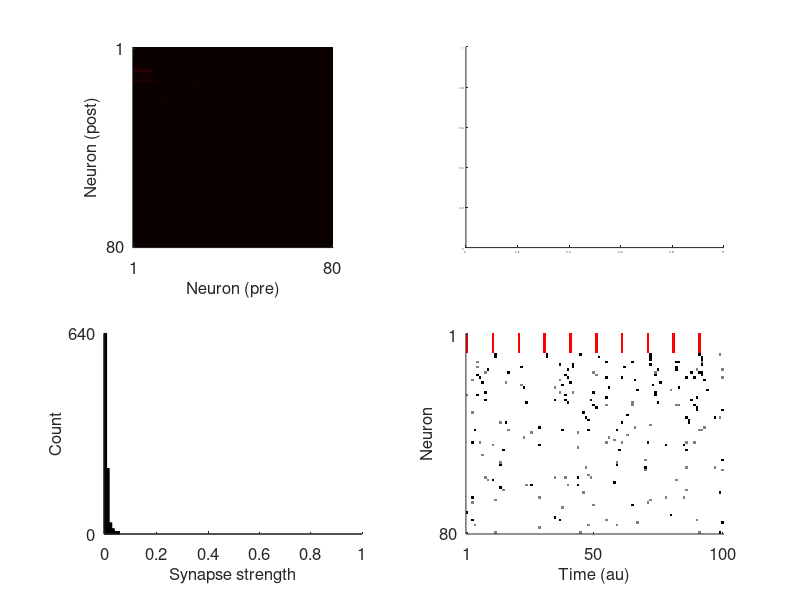

The MATLAB script that drew this image: (Note: this script raises an error after producing the figure.)
%% syllable differentiation model
% Hannah Payne 8/2013 with Michale Fee, Emily Mackevici
% Based on model of Fiete et al. 2010.
% Modified in order to:
% 1. Allow wide chains to form organically from a single "initiator"
%    external input
% 2. Implement splitting of wide chains by separating external inputs, and
%    increasing lateral or feedforward inhibition
%
% ======Example usage=======
% Step 1: Form sequence
% w0 = sim_seq;
%
% Step 2: Differentiate into 2 chains using lateral inhibition ('gamma',.7)
% w1 = sim_seq('w',w0,'split',1,'m',4,'gamma',.7);
%
% Or increase feedforward inhibition: 'beta', .1
% Or increase time constant of adaptation: 'tau', 4
%
% =====
% Modified 11/14/14 to different between m (number of wmax synapses
% allowed) and k (each external input targets k neurons)

function [wsort, xdyncleansort, groupings, p] = simSplit(varargin)
p = inputParser;
addParamValue(p,'n',80);            % n neurons
addParamValue(p,'m',8);             % desired number of synapses per neuron (wmax = Wmax/m)
addParamValue(p,'k',8);             % Target chain width - each external input tagets k neurons
addParamValue(p,'alpha',50);        % strength of neural adaptation
addParamValue(p,'tau',4);           % time-constant of neural adaptation (only used if alpha is not 0)
addParamValue(p,'beta',0.01);      % global inhibition strength
addParamValue(p,'eta',0.01);        % learning rate parameter
addParamValue(p,'epsilon',.2);      % relative strength of heterosynaptic LTD
addParamValue(p,'wmax',1);          % single synapse hard bound
addParamValue(p,'pin',.01);           % probability of external stimulation of at least one neuron at any time
addParamValue(p,'w',[]);            % Initial weight matrix (random if blank)
addParamValue(p,'split',0);         % Split up inputs into two groups
addParamValue(p,'gamma',0);         % for splitting, if gamma=1 then neurons will only fire if they are activated more than average compared to other active neurons. 0 = normal rule
addParamValue(p,'inhscaling',10);    % Scale strength of inhibition with strength of excitatory inputs - avoids spurious chain activation
addParamValue(p,'recordvid',[]);
addParamValue(p,'seed',randi(1000));
addParamValue(p,'psuccess',1);      % Prob of a neuron firing if above thresh
addParamValue(p,'niters',2000);
addParamValue(p,'nsteps',100);      % time-steps in one "iteration" - plot generated once per iter
addParamValue(p,'trainint',10);      % Time interval between inputs
parse(p,varargin{:}); p = p.Results;

niters = p.niters; % Number of iterations total
nsteps = p.nsteps;
n = p.n;
m = p.m;
k = p.k;
wmax = p.wmax;
Wmax = wmax*m;
eta = p.eta;
trainint = p.trainint;
rng(p.seed); % Optional set seed

if isempty(p.w)
    %   w = rand(n)*2*Wmax/n; % Each row's total weight ~= Wmax
    w = zeros(n); %*** 11/20/14 More general case: start ws at 0
else
    w = p.w;
end

if ~isempty(p.recordvid)
    writerobj = VideoWriter(p.recordvid);
    open(writerobj)
end

% Set up training input
bdyn = zeros(n,nsteps);
bdyn(1:k,:) = -1;
if p.split
    bdyn(1:round(k/2),mod(1:nsteps,trainint*2) == 1) = 1;
    bdyn(round(k/2)+1:k,mod(1:nsteps,trainint*2)==trainint+1) = 1;
else
    bdyn(1:k,mod(1:nsteps,trainint)==1) = 1;
end

for iter=1:niters
    
    xdyn=zeros(n,nsteps);
    cdyn=false(n,nsteps);
    oldx = zeros(n,1);
    oldy = zeros(n,1);
    
    for i = 1:nsteps
        % Random activation
        
        c = double(rand(n,1)>=(1-p.pin)); % random activation
        c(1:k) = 0; % Don't activate training neurons
        cdyn(:,i) = c>0;
        
        % Training neuron input
        b = bdyn(:,i);
        
        % Adaptation
        y = oldy + 1/p.tau*(-oldy+oldx);
        
        % Neural activity.  beta = inh, alpha = adaptation
        %         inhscaling = 10; %10 %***
        r = max(0,w*oldx + b - p.beta*sum(oldx)/k - sum(w,2)/Wmax - p.alpha*y); %*** works
        % r = max(0,w*oldx + b - p.beta*sum(oldx)/k*(1+p.inhscaling*sum(w,2)/Wmax)- p.alpha*y);
        % temp = (sum(r)-r)/(nnz(r)-1); % Average of all the other neurons that are active
        temp = mean(r(r>0)); %*** Average of all feedforward activity
        x = r - p.gamma*temp > 0;
        
        % Random failures
        x(rand(size(x))>(p.psuccess + (1-p.psuccess)*r/Wmax)) = 0;
        
        % Absolute control over random neurons
        x(c>0)=1; %***
        
        % Absolute control over training neurons
        x(b>0)=1;
        x(b<0)=0;
        
        % STDP rule (Fiete et al 2010)
        dw = eta*(x*double(oldx)'-double(oldx)*x');
        
%         dw = eta*(w/wmax+1).*(x*double(oldx)'-double(oldx)*x');
                % This version gives advantage to already-strong weights,
                % to encourage weights going all the way to 1 (WTA)
                                
        % Hetersynaptic LTD  (Fiete et al 2010)
        dw2 = ones(n,1)*max(0, sum(w+dw,1)-Wmax);  % Weights leaving cells (pre)
        dw3 = max(0, sum(w+dw,2)-Wmax)*ones(1,n);  % Weights onto cells (post)
        
        % Update weights
        % eta = learning rate, epsilon = penalty rate. Hard bounds [0 wmax]
        dwtotal = dw-eta*p.epsilon*(dw2+dw3);
        w = min(wmax, max(0, w + dwtotal - eye(n)*10000*wmax));
        
        oldx = x;
        oldy = y;
        xdyn(:,i)=x;
    end
    
    %% For plotting: run without noise
    oldx = zeros(n,1);
    oldy = zeros(n,1);
    xdynclean = zeros(n,nsteps);
    for i = 1:nsteps
        % Adaptation
        y = oldy + 1/p.tau*(-oldy+oldx);
        % Neural activity
        
        r = max(0,w*oldx + bdyn(:,i)*k - p.beta*sum(oldx)/k - sum(w,2)/Wmax - p.alpha*y); %*** works
%         r = max(0,w*oldx + bdyn(:,i)*k - p.beta*sum(oldx)/k*(1+p.inhscaling*sum(w,2)/Wmax) - p.alpha*y); %*** works
        %         temp = (sum(r)-r)/(nnz(r)-1); % Average of all the other neurons that are active
        temp = mean(r(r>0)); %*** Average of all feedforward activity
        x = r - p.gamma*temp > 0;
        
        x(bdyn(:,i)>0) = 1;
        
        oldx = x;
        oldy = y;
        xdynclean(:,i) = x;
    end
    
    %% Sort the weight matrix based on activity for plotting
    % Preserve training neurons at the top
    [~, ind] = sortrows(xdynclean((k+1:end),:)); ind = flipud(ind);
    ind = [1:k ind'+k];

    if p.split                 % Don't rearrange W further after split
        xsort = xdyn;
        wsort = w;
        xdyncleansort = xdynclean;
    else
        xsort = xdyn(ind, :);
        wsort = w(ind, ind);
        xdyncleansort = xdynclean(ind,:);
    end
    
    xdyn_temp = xsort;
    xdyn_temp(cdyn) = .5;
    
    xdynplot = cat(3,1-xdyn_temp, 1-xdyn_temp,1-xdyn_temp);
    xdynplot(1:k,:,1) = 1; % Color top row red
    %     xdynplot(cdyn>0,
%     diagnosticplot
    %% Plotting
    if iter==1
        figure(1); clf
        set(gcf,'WindowStyle','docked')
        s(1)=subplot(2,2,1);
        h1 = imagesc(wsort,[0,wmax]); colormap(hot);axis square;
        xlabel('Neuron (pre)'); ylabel('Neuron (post)');box off
        set(gca,'XTick',[1 n],'YTick',[1 n])
        s(3)=subplot(2,2,3);
        bincenters = linspace(0,wmax);
        ymax = n*m; %y lim for plot
        yhist = hist(w(:),bincenters,'k'); yhist(yhist>ymax) = ymax;
        h3 = bar(bincenters, yhist,1,'k');
        ylim([0 ymax]); xlim([-bincenters(2)/2 wmax]);
        xlabel('Synapse strength'); ylabel('Count'); box off; hold on
        set(gca,'YTick',[0 ymax])
        
%         subplot(2,2,2);
%         box off; axis off
        
        s(4)=subplot(2,2,4);
        h4 = imagesc(xdynplot);
        xlabel('Time (au)');ylabel('Neuron'); box off
        set(gca,'YTick',[1 n],'XTick',[1 50:50:nsteps])
        
        set(findall(gcf,'-property','FontSize'),'FontSize',12)
        subplot(2,2,2);
        set(findall(gca,'-property','FontSize'),'FontSize',2)

        set(gcf,'UserData',0,'WindowButtonDownFcn', 'set(gcf,''UserData'',1)')
    else % faster plotting
        if get(gcf,'UserData'); return; end % Stop on click
        figure(1);
        set(h1,'CData',wsort);
        
        yhist = hist(w(:),bincenters,'k');  yhist(yhist>ymax) = ymax;
        set(h3,'YData',yhist);
        subplot(2,2,3)
        title(sprintf('W (iter = %d)',iter))

        
        set(h4,'CData',xdynplot);
    end
    
    %% Draw connectivity graph
    subplot(2,2,2)
    groupings = graphSplit(w, xdynclean,k,wmax);
    drawnow;
    
    if ~isempty(p.recordvid)
        frame = getframe(gcf);
        slowrate = 4;
        for l = 1:slowrate
            writeVideo(writerobj,frame);
        end
    end
end

if p.recordvid
    close(writerobj);
end
